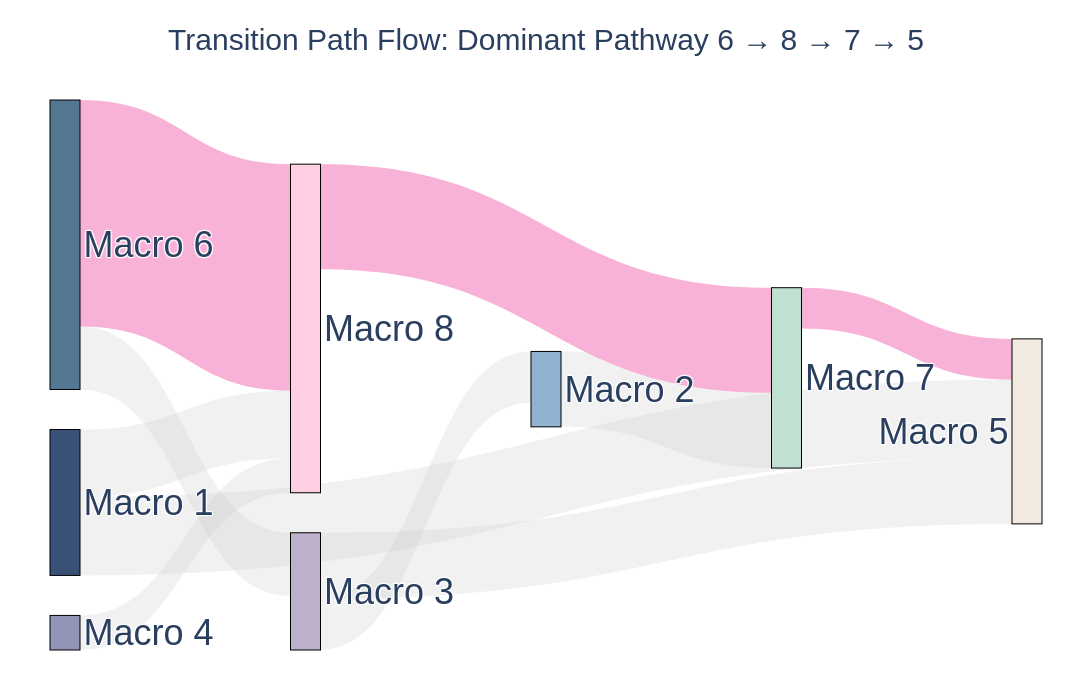

Notebook code cell kept with this figure:
### Code cell
import plotly.graph_objects as go
import numpy as np

# Assuming net_flux, pi, n_macrostates, start, and end are already defined

source_nodes = []
target_nodes = []
flux_values = []
node_labels = [f"Macro {i+1}" for i in range(n_macrostates)]

# 1. Stricter Threshold
max_flux = np.max(net_flux)
threshold = 0.15 * max_flux

for i in range(n_macrostates):
    for j in range(n_macrostates):
        if net_flux[i, j] > threshold:
            source_nodes.append(i)
            target_nodes.append(j)
            flux_values.append(net_flux[i, j])

# Muted color palette for the nodes themselves
colors = ['#395176', '#90b1cf', '#bdb0ca', '#9295b7', '#F2EAE0', '#547792', '#C0E1D2', '#FFCEE3', '#DCCCAC']
node_colors = [colors[i % len(colors)] for i in range(n_macrostates)]

# 2. Hardcode the Dominant Pathway (6 -> 8 -> 7 -> 5)
# IMPORTANT: Adjust these numbers if your arrays are 0-indexed but your mental model is 1-indexed!
dominant_edges = [(5, 7), (7, 6), (6, 4)]

link_colors = []
for src, tgt in zip(source_nodes, target_nodes):
    # Check if the current link is part of our dominant pathway
    if (src, tgt) in dominant_edges:
        # Vibrant Red for the main path (high opacity)
        link_colors.append("#F9B2D7")
    else:
        # Muted light gray for all other flux (low opacity)
        link_colors.append("rgba(200, 200, 200, 0.25)")

# 3. Build the Figure
fig = go.Figure(data=[go.Sankey(
    arrangement = "snap",
    node=dict(
        pad=40,
        thickness=30,
        line=dict(color="black", width=1),
        label=node_labels,
        color=node_colors,
        customdata=[f"{probs[i]*100:.1f}%" for i in range(n_macrostates)],
        hovertemplate='<b>%{label}</b><br>Stationary Occupancy: %{customdata}<extra></extra>'
    ),
    link=dict(
        source=source_nodes,
        target=target_nodes,
        value=flux_values,
        color=link_colors,
        hovertemplate='Path: %{source.label} → %{target.label}<br>Reactive Flux: %{value:.2e}<extra></extra>'
    )
)])

# 4. Massively Increased Fonts
fig.update_layout(
    title=dict(
        text=f"Transition Path Flow: Dominant Pathway 6 → 8 → 7 → 5",
        x=0.5,
        font=dict(size=30, family="Arial, sans-serif") # Increased to 30
    ),
    font=dict(size=36, family="Arial, sans-serif"), # Global font increased to 22 for labels
    width=1100, # Widened slightly to accommodate larger labels
    height=700, # Heightened slightly
    margin=dict(l=50, r=50, t=100, b=50)
)

fig.show()

### Figure 1 — Plotly figure (JSON) as saved in the notebook; plotly's stock layout.template omitted (floating-point values rounded to 4 significant figures)
{"data": [{"arrangement": "snap", "link": {"color": ["rgba(200, 200, 200, 0.25)", "rgba(200, 200, 200, 0.25)", "rgba(200, 200, 200, 0.25)", "rgba(200, 200, 200, 0.25)", "rgba(200, 200, 200, 0.25)", "rgba(200, 200, 200, 0.25)", "rgba(200, 200, 200, 0.25)", "#F9B2D7", "#F9B2D7", "#F9B2D7"], "hovertemplate": "Path: %{source.label} → %{target.label}<br>Reactive Flux: %{value:.2e}<extra></extra>", "source": [0, 0, 1, 2, 2, 3, 5, 5, 6, 7], "target": [4, 7, 6, 1, 4, 7, 2, 7, 4, 6], "value": [8.013e-05, 6.905e-05, 7.708e-05, 5.254e-05, 6.734e-05, 3.534e-05, 6.446e-05, 0.0002315, 4.168e-05, 0.0001073]}, "node": {"color": ["#395176", "#90b1cf", "#bdb0ca", "#9295b7", "#F2EAE0", "#547792", "#C0E1D2", "#FFCEE3"], "customdata": ["8.1%", "10.8%", "17.4%", "16.9%", "18.8%", "5.2%", "12.5%", "10.3%"], "hovertemplate": "<b>%{label}</b><br>Stationary Occupancy: %{customdata}<extra></extra>", "label": ["Macro 1", "Macro 2", "Macro 3", "Macro 4", "Macro 5", "Macro 6", "Macro 7", "Macro 8"], "line": {"color": "black", "width": 1}, "pad": 40, "thickness": 30}, "type": "sankey"}], "layout": {"font": {"family": "Arial, sans-serif", "size": 36}, "height": 700, "margin": {"b": 50, "l": 50, "r": 50, "t": 100}, "title": {"font": {"family": "Arial, sans-serif", "size": 30}, "text": "Transition Path Flow: Dominant Pathway 6 → 8 → 7 → 5", "x": 0.5}, "width": 1100}}
